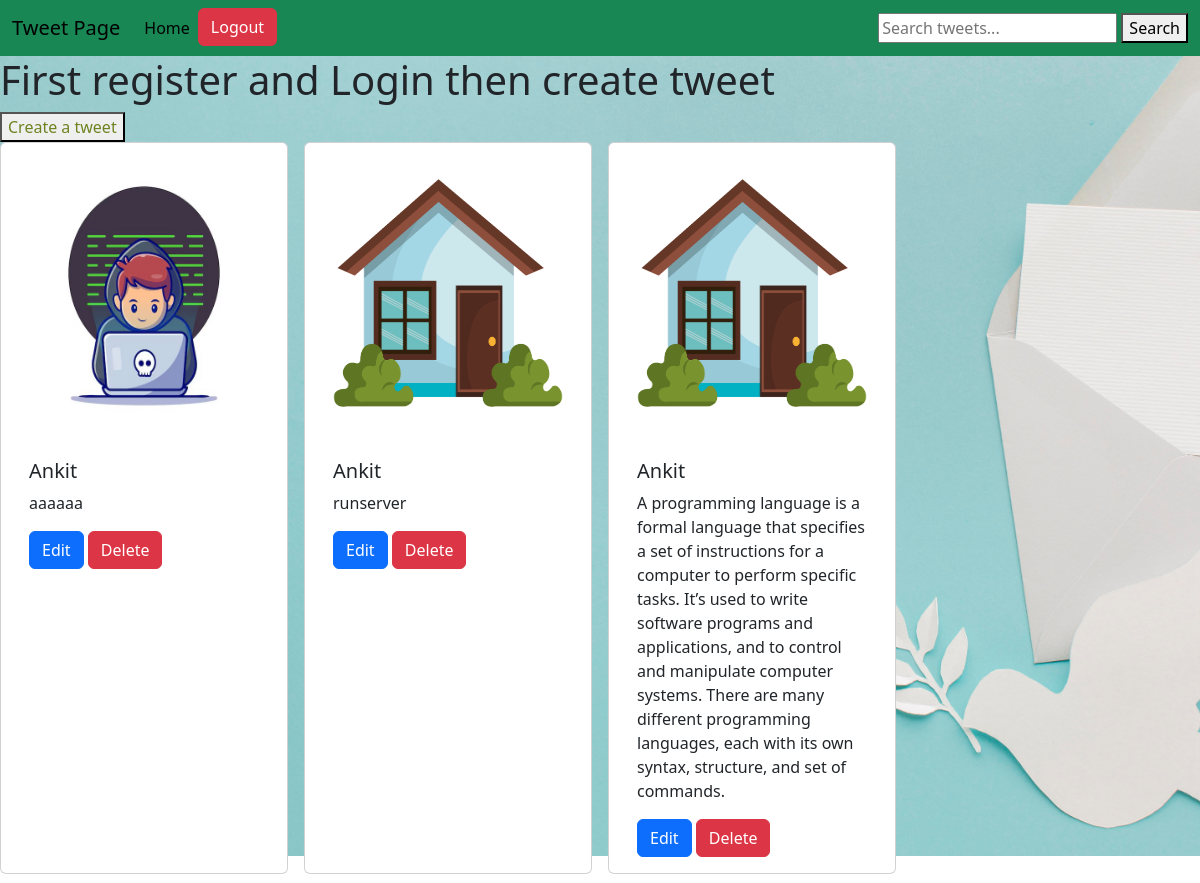
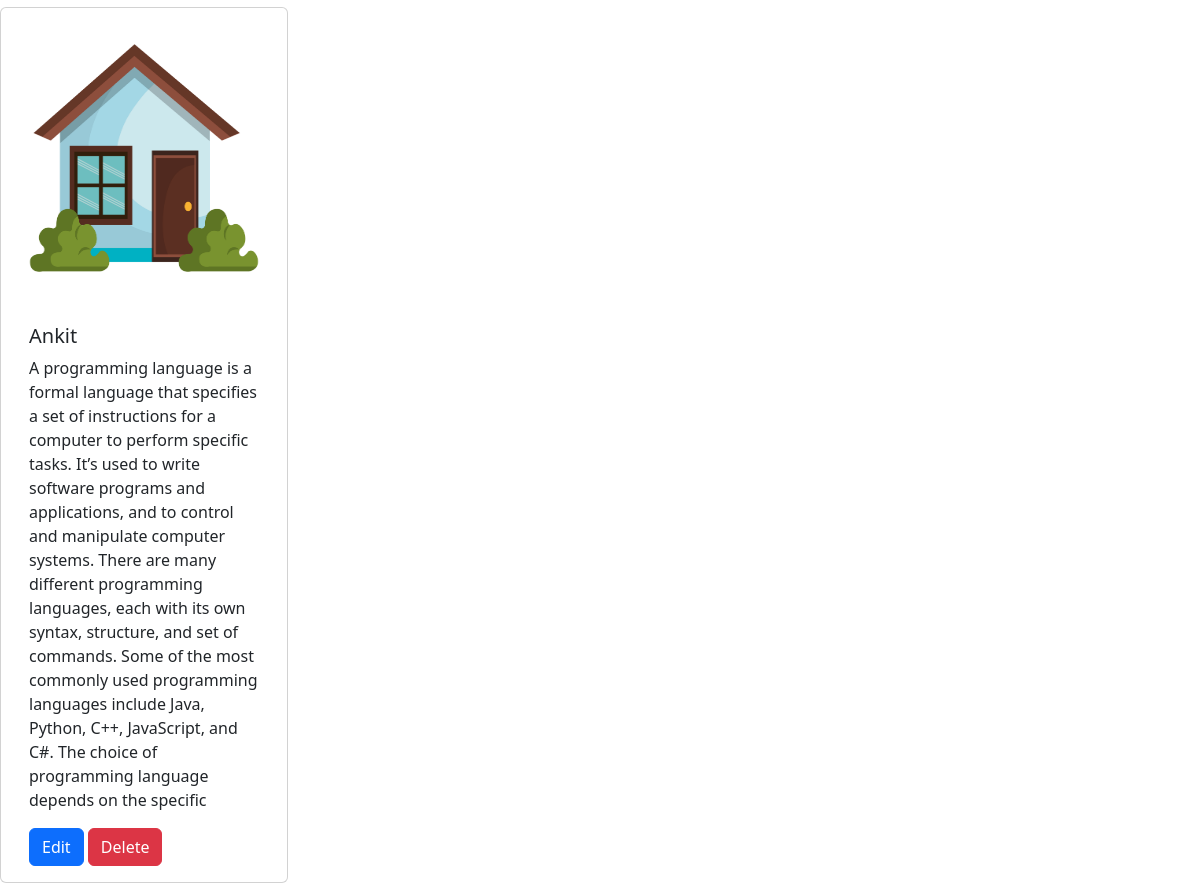
The app's page / (signed in) with its own data (2 pictures, top to bottom).
### tweet/models.py (models this page shows, shortened)
class Tweet(models.Model):
    user = models.ForeignKey(User, on_delete=models.CASCADE)
    text = models.TextField(max_length=500)
    photo = models.ImageField(upload_to="Photos/", blank=True, null=True)
    created_at = models.DateTimeField(auto_now_add=True)
    updated_at = models.DateTimeField(auto_now=True)

### tweet/views.py (the view)
# urls.py: path('' , views.tweet_list ,name="tweet_list"),
def tweet_list(request):
    tweets = Tweet.objects.all().order_by("-created_at")
    return render(request, "tweet_list.html", {"tweets": tweets})

### tweet/templates/tweet_list.html (shortened to what this page needs)
{% extends 'layout.html' %}
{% block content %}
<div class="bg-image" style="background-image: url('/static/space.jpg'); height: 100vh; background-size: cover; background-position: center;">
  <h1> First register and Login  then create tweet </h1>
  <button class="btn-primary">
    <a href="{% url 'tweet_create' %}"  style="text-decoration: none; color: rgb(110, 131, 32);">Create a tweet</a>
  </button>
  <div class="container row gap-3">
    {% for tweet in tweets %}
    <div class="card" style="width: 18rem">
      {% if tweet.photo %}
      <img src="{{ tweet.photo.url }}" class="card-img-top" alt="Tweet image"  height="300px" width="800px"/>
      {% endif %}
      <div class="card-body ">
        <h5 class="card-title">{{ tweet.user.username }}</h5>
        <p class="card-text fw-normal">{{ tweet.text }}</p>
        {% if tweet.user == user %}
        <a href="{% url 'tweet_edit' tweet.id %}" class="btn btn-primary">Edit</a>
        <a href="{% url 'tweet_delete' tweet.id %}" class="btn btn-danger">Delete</a>
        {% endif %}
      </div>
    </div>
    {% endfor %}
  </div>
</div>
{% endblock %}

### records on screen
Tweet: photo (placeholder picture), user.username "Ankit", text "aaaaaa", shows "Edit"
Tweet: photo (picture), user.username "Ankit", text "runserver", shows "Edit"
Tweet: photo (picture), user.username "Ankit", text "A programming language is a formal language that specifies a set of instructions for a computer to perform specific tasks. It’s used to write software programs and applications, and to control and manipulate computer systems. There are many different programming languages, each with its own syntax, structure, and set of commands.", shows "Edit"
Tweet: photo (picture), user.username "Ankit", text "A programming language is a formal language that specifies a set of instructions for a computer to perform specific tasks. It’s used to write software programs and applications, and to control and manipulate computer systems. There are many different programming languages, each with its own syntax, structure, and set of commands. Some of the most commonly used programming languages include Java, Python, C++, JavaScript, and C#. The choice of programming language depends on the specific", shows "Edit"
